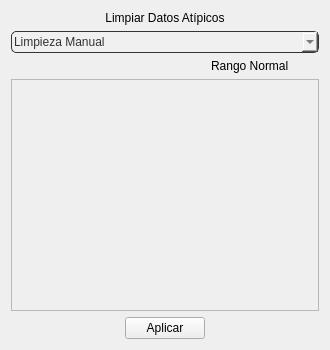
<?xml version="1.0" encoding="UTF-8"?>
<ui version="4.0">
 <class>Form</class>
 <widget class="QWidget" name="Form">
  <property name="geometry">
   <rect>
    <x>0</x>
    <y>0</y>
    <width>330</width>
    <height>350</height>
   </rect>
  </property>
  <property name="minimumSize">
   <size>
    <width>330</width>
    <height>350</height>
   </size>
  </property>
  <property name="windowTitle">
   <string>Form</string>
  </property>
  <property name="styleSheet">
   <string notr="true"/>
  </property>
  <layout class="QVBoxLayout" name="verticalLayout">
   <item>
    <layout class="QGridLayout" name="gridLayout">
     <item row="0" column="0" colspan="3">
      <widget class="QLabel" name="label">
       <property name="styleSheet">
        <string notr="true">font-family: &quot;Arial&quot;, sans-serif; /* Fuente elegante y moderna, como Arial */
font-size: 11px; /* Tamaño de la letra en píxeles */
font-weight: bold; /* Negrita */
color: #333333; /* Color de letra en gris oscuro (#333333 en formato hexadecimal) </string>
       </property>
       <property name="text">
        <string>Limpiar Datos Atípicos</string>
       </property>
       <property name="alignment">
        <set>Qt::AlignCenter</set>
       </property>
      </widget>
     </item>
     <item row="4" column="2">
      <spacer name="horizontalSpacer_3">
       <property name="orientation">
        <enum>Qt::Horizontal</enum>
       </property>
       <property name="sizeHint" stdset="0">
        <size>
         <width>40</width>
         <height>20</height>
        </size>
       </property>
      </spacer>
     </item>
     <item row="4" column="0">
      <spacer name="horizontalSpacer_2">
       <property name="orientation">
        <enum>Qt::Horizontal</enum>
       </property>
       <property name="sizeHint" stdset="0">
        <size>
         <width>40</width>
         <height>20</height>
        </size>
       </property>
      </spacer>
     </item>
     <item row="4" column="1">
      <widget class="QPushButton" name="btn_aplicar">
       <property name="styleSheet">
        <string notr="true"/>
       </property>
       <property name="text">
        <string>Aplicar</string>
       </property>
      </widget>
     </item>
     <item row="2" column="2">
      <widget class="QLabel" name="label_4">
       <property name="styleSheet">
        <string notr="true"/>
       </property>
       <property name="text">
        <string>Rango Normal</string>
       </property>
      </widget>
     </item>
     <item row="3" column="0" colspan="3">
      <widget class="QScrollArea" name="scrollArea">
       <property name="widgetResizable">
        <bool>true</bool>
       </property>
       <widget class="QWidget" name="scrollAreaWidgetContents">
        <property name="geometry">
         <rect>
          <x>0</x>
          <y>0</y>
          <width>304</width>
          <height>214</height>
         </rect>
        </property>
        <layout class="QVBoxLayout" name="verticalLayout_2">
         <item>
          <widget class="QWidget" name="widget_equipos" native="true">
           <property name="minimumSize">
            <size>
             <width>0</width>
             <height>0</height>
            </size>
           </property>
          </widget>
         </item>
        </layout>
       </widget>
      </widget>
     </item>
     <item row="1" column="0" colspan="3">
      <widget class="QComboBox" name="combo_tipo_limpieza">
       <property name="styleSheet">
        <string notr="true">QComboBox {
	padding: 2px;
	border: 1px solid #333;
    border-radius: 5px;
    background-color: #f0f0f0;
    color: #333;
    selection-color: #fff;
    selection-background-color: #007bff;
}

</string>
       </property>
       <item>
        <property name="text">
         <string>Limpieza Manual</string>
        </property>
       </item>
       <item>
        <property name="text">
         <string>Ajustar Gráfico</string>
        </property>
       </item>
       <item>
        <property name="text">
         <string>Limpieza Automática</string>
        </property>
       </item>
      </widget>
     </item>
     <item row="2" column="0">
      <widget class="QLabel" name="label_tipo_grafica">
       <property name="styleSheet">
        <string notr="true"/>
       </property>
       <property name="text">
        <string/>
       </property>
       <property name="alignment">
        <set>Qt::AlignRight|Qt::AlignTrailing|Qt::AlignVCenter</set>
       </property>
      </widget>
     </item>
    </layout>
   </item>
  </layout>
 </widget>
 <resources/>
 <connections/>
</ui>
